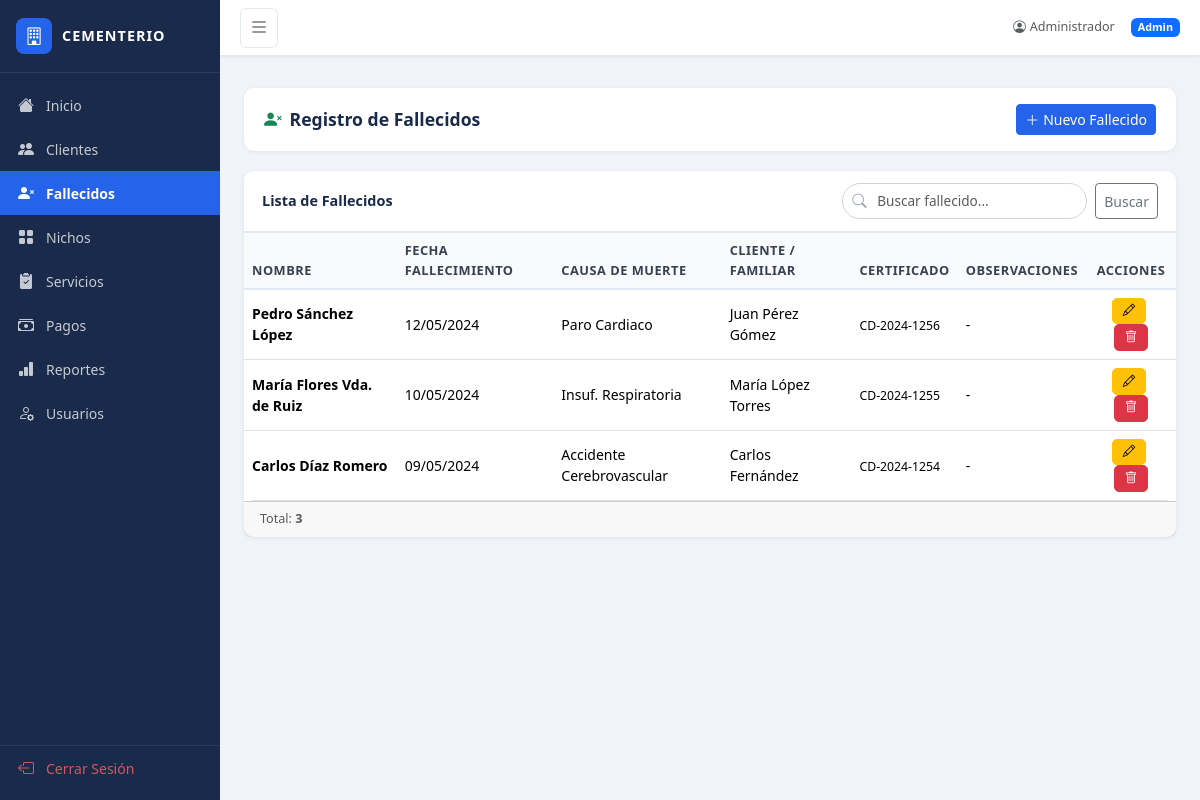
The app's page /fallecidos (signed in), older data.
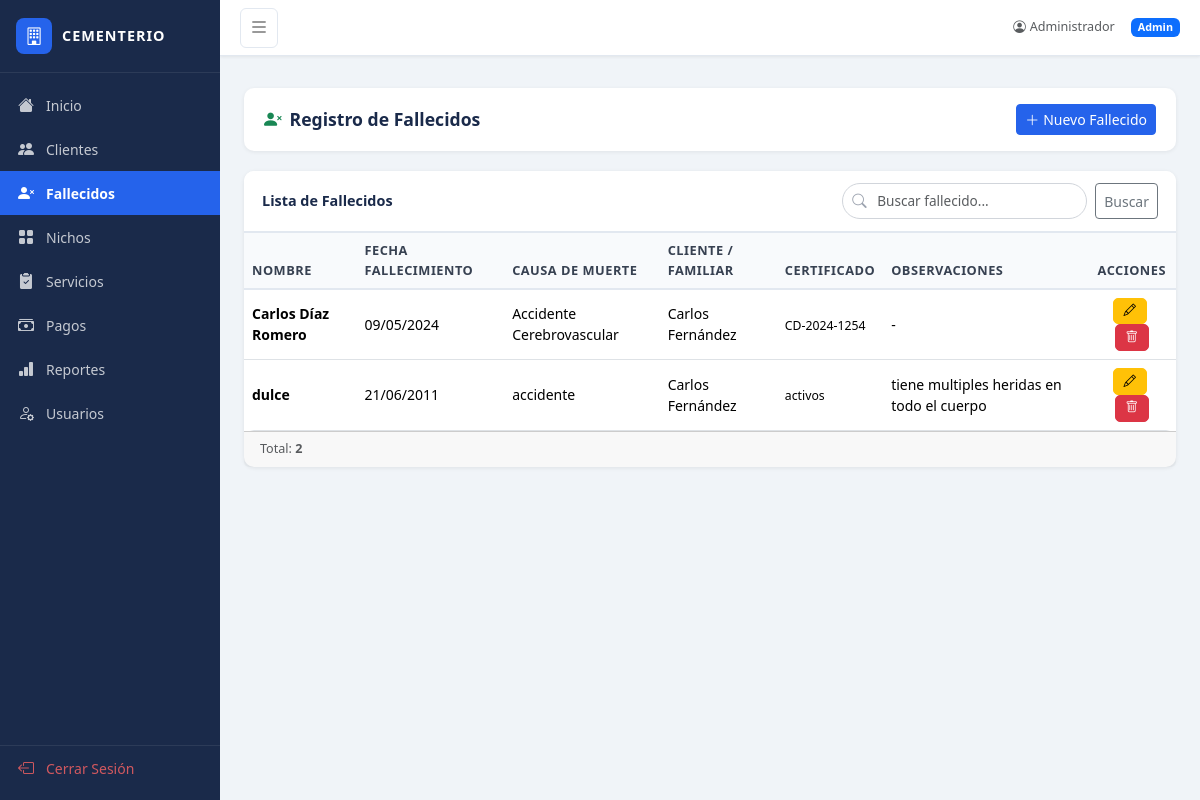
The same page, newer data.
### app.py (models this page shows)
class Fallecido(db.Model):
    id = db.Column(db.Integer, primary_key=True)
    nombre = db.Column(db.String(150), nullable=False)
    fecha_fallecimiento = db.Column(db.Date, nullable=False)
    causa_muerte = db.Column(db.String(200))
    cliente_id = db.Column(db.Integer, db.ForeignKey('cliente.id'), nullable=False)
    certificado_defuncion = db.Column(db.String(50))
    observaciones = db.Column(db.Text)
    servicios = db.relationship('Servicio', backref='fallecido', lazy=True)

class Cliente(db.Model):
    id = db.Column(db.Integer, primary_key=True)
    ci = db.Column(db.String(20), unique=True, nullable=False)
    nombre_completo = db.Column(db.String(150), nullable=False)
    direccion = db.Column(db.String(200))
    telefono = db.Column(db.String(20))
    correo = db.Column(db.String(100))
    estado = db.Column(db.String(20), default='Activo')
    fallecidos = db.relationship('Fallecido', backref='cliente', lazy=True)
    servicios = db.relationship('Servicio', backref='cliente', lazy=True)

### app.py (the view)
@app.route('/fallecidos')
@login_required
def fallecidos():
    q = request.args.get('q', '')
    if q:
        lista = Fallecido.query.filter(Fallecido.nombre.ilike(f'%{q}%')).all()
    else:
        lista = Fallecido.query.order_by(Fallecido.fecha_fallecimiento.desc()).all()
    return render_template('fallecidos.html', fallecidos=lista, q=q)

### app.py (called while the page is built)
def login_required(f):
    @wraps(f)
    def decorated_function(*args, **kwargs):
        if 'user_id' not in session:
            return redirect(url_for('login'))
        return f(*args, **kwargs)
    return decorated_function

### templates/fallecidos.html (shortened to what this page needs)
{% extends "base.html" %}
{% block content %}
<div class="page-header">
    <h4><i class="bi bi-person-x-fill me-2 text-success"></i>Registro de Fallecidos</h4>
    <a href="{{ url_for('fallecido_nuevo') }}" class="btn btn-primary btn-sm">
        <i class="bi bi-plus-lg me-1"></i>Nuevo Fallecido
    </a>
</div>
<div class="card">
    <div class="card-header d-flex align-items-center justify-content-between">
        <span>Lista de Fallecidos</span>
        <form method="GET" class="d-flex gap-2">
            <div class="search-box">
                <i class="bi bi-search"></i>
                <input type="text" name="q" value="{{ q }}" class="form-control" placeholder="Buscar fallecido...">
            </div>
            <button type="submit" class="btn btn-outline-secondary btn-sm">Buscar</button>
        </form>
    </div>
    <div class="table-responsive">
        <table class="table table-hover mb-0">
            <thead>
                <tr>
                    <th>Nombre</th>
                    <th>Fecha Fallecimiento</th>
                    <th>Causa de Muerte</th>
                    <th>Cliente / Familiar</th>
                    <th>Certificado</th>
                    <th>Observaciones</th>
                    <th class="text-center">Acciones</th>
                </tr>
            </thead>
            <tbody>
                {% for f in fallecidos %}
                <tr>
                    <td><b>{{ f.nombre }}</b></td>
                    <td>{{ f.fecha_fallecimiento.strftime('%d/%m/%Y') }}</td>
                    <td>{{ f.causa_muerte or '-' }}</td>
                    <td>{{ f.cliente.nombre_completo }}</td>
                    <td><span class="text-monospace small">{{ f.certificado_defuncion or '-' }}</span></td>
                    <td>{{ f.observaciones or '-' }}</td>
                    <td class="text-center">
                        <a href="{{ url_for('fallecido_editar', id=f.id) }}" class="btn btn-warning btn-action me-1">
                            <i class="bi bi-pencil"></i>
                        </a>
                        <form method="POST" action="{{ url_for('fallecido_eliminar', id=f.id) }}" class="d-inline"
                              onsubmit="return confirm('¿Eliminar este registro?')">
                            <button type="submit" class="btn btn-danger btn-action">
                                <i class="bi bi-trash"></i>
                            </button>
                        </form>
                    </td>
                </tr>
                {% else %}
                <tr><td colspan="7" class="text-center text-muted py-4">No se encontraron registros</td></tr>
                {% endfor %}
            </tbody>
        </table>
    </div>
    <div class="card-footer text-muted small">Total: <b>{{ fallecidos|length }}</b></div>
</div>
{% endblock %}

### templates/base.html (shortened to what this page needs)
<!DOCTYPE html>
<html lang="es">
<head>
    <link href="https://cdn.jsdelivr.net/npm/bootstrap@5.3.2/dist/css/bootstrap.min.css" rel="stylesheet">
    <link href="https://cdn.jsdelivr.net/npm/bootstrap-icons@1.11.3/font/bootstrap-icons.css" rel="stylesheet">
    <link href="{{ url_for('static', filename='css/style.css') }}" rel="stylesheet">
</head>
<body>
{% if session.user_id %}
<div class="d-flex" id="wrapper">
    <div id="sidebar">
        <div class="sidebar-brand">
            <div class="sidebar-icon-wrap">
                <i class="bi bi-building"></i>
            </div>
            <span class="brand-text">CEMENTERIO</span>
        </div>
        <nav class="sidebar-nav">
            <a href="{{ url_for('dashboard') }}" class="sidebar-link {% if request.endpoint == 'dashboard' %}active{% endif %}">
                <i class="bi bi-house-fill"></i> <span>Inicio</span>
            </a>
            <a href="{{ url_for('clientes') }}" class="sidebar-link {% if 'cliente' in request.endpoint %}active{% endif %}">
                <i class="bi bi-people-fill"></i> <span>Clientes</span>
            </a>
            <a href="{{ url_for('fallecidos') }}" class="sidebar-link {% if 'fallecido' in request.endpoint %}active{% endif %}">
                <i class="bi bi-person-x-fill"></i> <span>Fallecidos</span>
            </a>
            <a href="{{ url_for('nichos') }}" class="sidebar-link {% if 'nicho' in request.endpoint %}active{% endif %}">
                <i class="bi bi-grid-fill"></i> <span>Nichos</span>
            </a>
            <a href="{{ url_for('servicios') }}" class="sidebar-link {% if 'servicio' in request.endpoint %}active{% endif %}">
                <i class="bi bi-clipboard2-check-fill"></i> <span>Servicios</span>
            </a>
            <a href="{{ url_for('pagos') }}" class="sidebar-link {% if 'pago' in request.endpoint %}active{% endif %}">
                <i class="bi bi-cash-stack"></i> <span>Pagos</span>
            </a>
            <a href="{{ url_for('reportes') }}" class="sidebar-link {% if 'reporte' in request.endpoint %}active{% endif %}">
                <i class="bi bi-bar-chart-fill"></i> <span>Reportes</span>
            </a>
            {% if session.rol == 'admin' %}
            <a href="{{ url_for('usuarios') }}" class="sidebar-link {% if 'usuario' in request.endpoint %}active{% endif %}">
                <i class="bi bi-person-gear"></i> <span>Usuarios</span>
            </a>
            {% endif %}
            <a href="{{ url_for('logout') }}" class="sidebar-link mt-auto logout-link">
                <i class="bi bi-box-arrow-left"></i> <span>Cerrar Sesión</span>
            </a>
        </nav>
    </div>
    <div id="page-content">
        <div class="topbar">
            <button class="btn btn-sm sidebar-toggle" id="sidebarToggle">
                <i class="bi bi-list fs-5"></i>
            </button>
            <div class="ms-auto d-flex align-items-center gap-3">
                <span class="text-muted small"><i class="bi bi-person-circle me-1"></i>{{ session.nombre }}</span>
                <span class="badge bg-primary">{{ session.rol|capitalize }}</span>
            </div>
        </div>
        <div class="px-4 pt-2">
        </div>
        <div class="main-content">
            {% block content %}{% endblock %}
        </div>
    </div>
</div>
{% else %}
{% block auth_content %}{% endblock %}
{% endif %}
</body>
</html>

### static/css/style.css (style rules this page uses)
:root { --sidebar-width: 220px; --sidebar-bg: #1a2a4a; --sidebar-active: #2563eb; --sidebar-hover: #243555; --topbar-h: 56px; --accent: #2563eb; --accent-dark: #1d4ed8; }
* { box-sizing: border-box; }
body { background: #f0f4f8; font-family: 'Segoe UI', system-ui, sans-serif; font-size: 0.9rem; }
#sidebar { width: var(--sidebar-width); min-height: 100vh; background: var(--sidebar-bg); display: flex; flex-direction: column; position: fixed; top: 0; left: 0; z-index: 100; transition: width 0.25s; overflow: hidden; }
.sidebar-brand { display: flex; align-items: center; gap: 10px; padding: 18px 16px; border-bottom: 1px solid rgba(255,255,255,0.08); color: #fff; }
.sidebar-icon-wrap { background: var(--accent); width: 36px; height: 36px; border-radius: 8px; display: flex; align-items: center; justify-content: center; font-size: 1.1rem; flex-shrink: 0; }
.brand-text { font-weight: 700; font-size: 0.9rem; letter-spacing: 1px; white-space: nowrap; }
.sidebar-nav { display: flex; flex-direction: column; flex: 1; padding: 10px 0; overflow-y: auto; }
.sidebar-link { display: flex; align-items: center; gap: 12px; padding: 10px 18px; color: rgba(255,255,255,0.75); text-decoration: none; font-size: 0.875rem; transition: all 0.2s; white-space: nowrap; }
.sidebar-link i { font-size: 1rem; flex-shrink: 0; }
.sidebar-link.active { background: var(--accent); color: #fff; font-weight: 600; }
.logout-link { margin-top: auto; border-top: 1px solid rgba(255,255,255,0.08); color: rgba(255,100,100,0.8) !important; }
#wrapper { display: flex; }
#page-content { margin-left: var(--sidebar-width); flex: 1; min-height: 100vh; transition: margin-left 0.25s; }
.topbar { height: var(--topbar-h); background: #fff; border-bottom: 1px solid #e2e8f0; display: flex; align-items: center; padding: 0 20px; position: sticky; top: 0; z-index: 50; box-shadow: 0 1px 3px rgba(0,0,0,0.07); }
.sidebar-toggle { background: none; border: 1px solid #e2e8f0; border-radius: 6px; color: #555; }
.main-content { padding: 24px; }
.page-header { background: #fff; border-radius: 10px; padding: 16px 20px; margin-bottom: 20px; box-shadow: 0 1px 4px rgba(0,0,0,0.07); display: flex; align-items: center; justify-content: space-between; }
.page-header h4 { margin: 0; font-weight: 700; color: #1a2a4a; font-size: 1.1rem; }
.card { border: none; border-radius: 10px; box-shadow: 0 1px 4px rgba(0,0,0,0.08); }
.card-header { background: #fff; border-bottom: 2px solid #e2e8f0; font-weight: 600; color: #1a2a4a; border-radius: 10px 10px 0 0 !important; padding: 12px 18px; }
.table-responsive { border-radius: 0 0 10px 10px; }
.table th { background: #f8fafc; color: #374151; font-weight: 600; font-size: 0.8rem; text-transform: uppercase; letter-spacing: 0.5px; border-bottom: 2px solid #e2e8f0; }
.table td { vertical-align: middle; font-size: 0.875rem; }
.form-control, .form-select { border: 1px solid #d1d5db; border-radius: 6px; font-size: 0.875rem; padding: 7px 10px; }
.btn-primary { background: var(--accent); border-color: var(--accent); }
.btn-action { padding: 3px 10px; font-size: 0.78rem; border-radius: 5px; }
.search-box { position: relative; max-width: 280px; }
.search-box input { padding-left: 34px; border-radius: 20px; font-size: 0.85rem; }
.search-box i { position: absolute; left: 10px; top: 50%; transform: translateY(-50%); color: #9ca3af; }

Row changes from the older to the newer data that the page shows:
removed Fallecido: nombre "Pedro Sánchez López", fecha_fallecimiento "12/05/2024", causa_muerte "Paro Cardiaco", cliente.nombre_completo "Juan Pérez Gómez", certificado_defuncion "CD-2024-1256", observaciones "-"
removed Fallecido: nombre "María Flores Vda. de Ruiz", fecha_fallecimiento "10/05/2024", causa_muerte "Insuf. Respiratoria", cliente.nombre_completo "María López Torres", certificado_defuncion "CD-2024-1255", observaciones "-"
added Fallecido: nombre "dulce", fecha_fallecimiento "21/06/2011", causa_muerte "accidente", cliente.nombre_completo "Carlos Fernández", certificado_defuncion "activos", observaciones "tiene multiples heridas en todo el cuerpo"
Text that changed along with them:
{{ fallecidos|length }}: "3" → "2"
